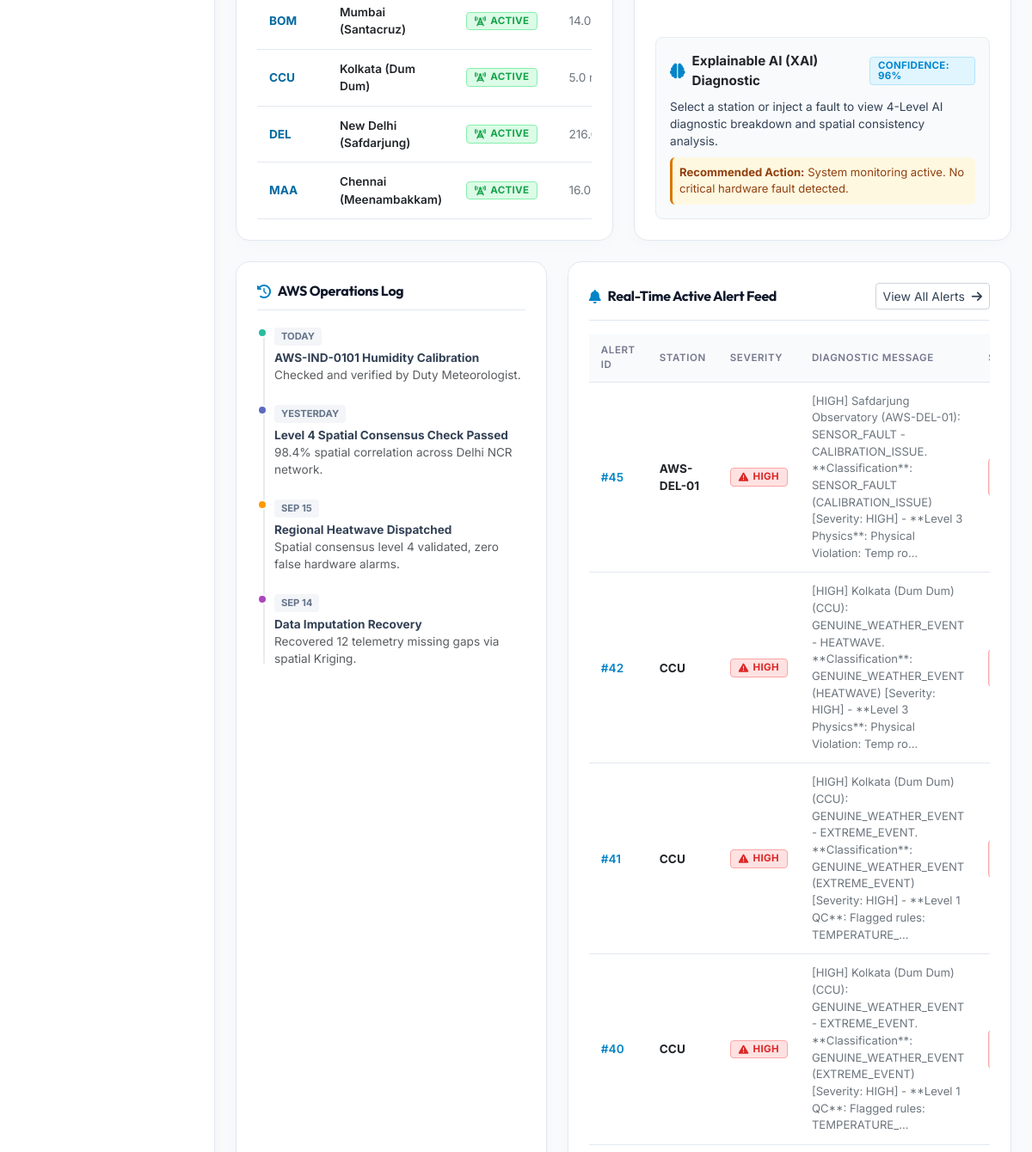
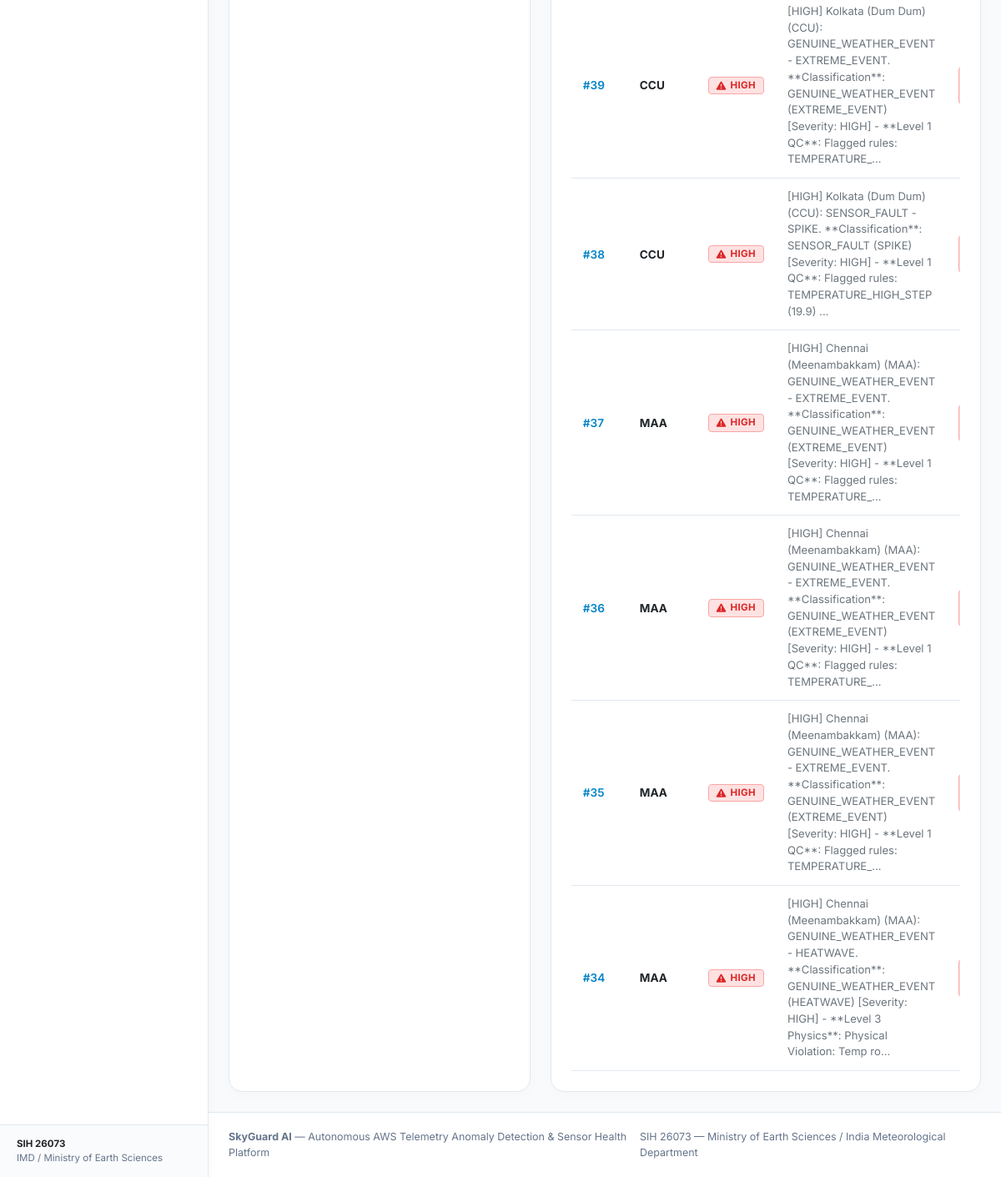
Page /dashboard/ (lower part) on the earlier database version (2 pictures, top to bottom).
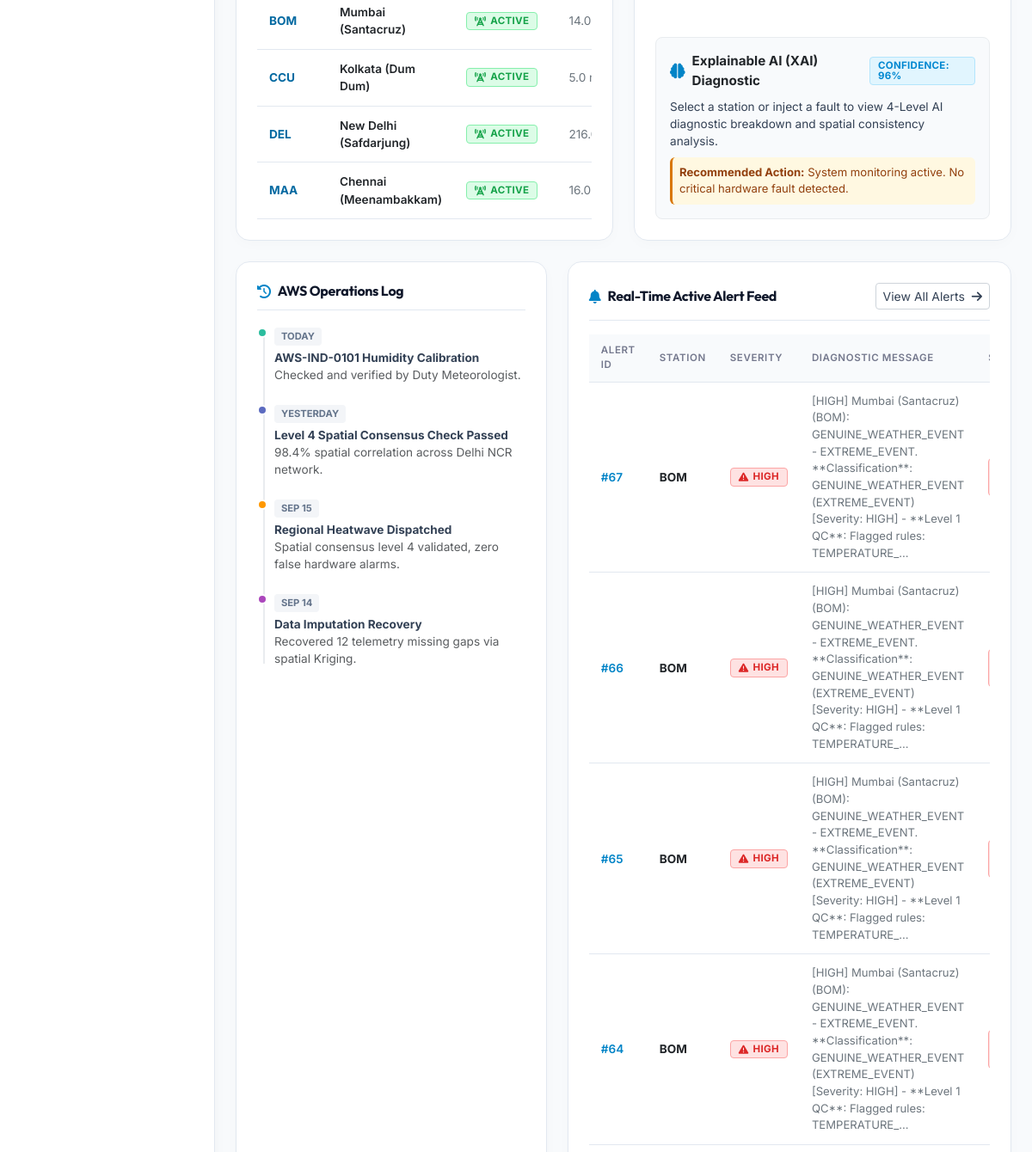
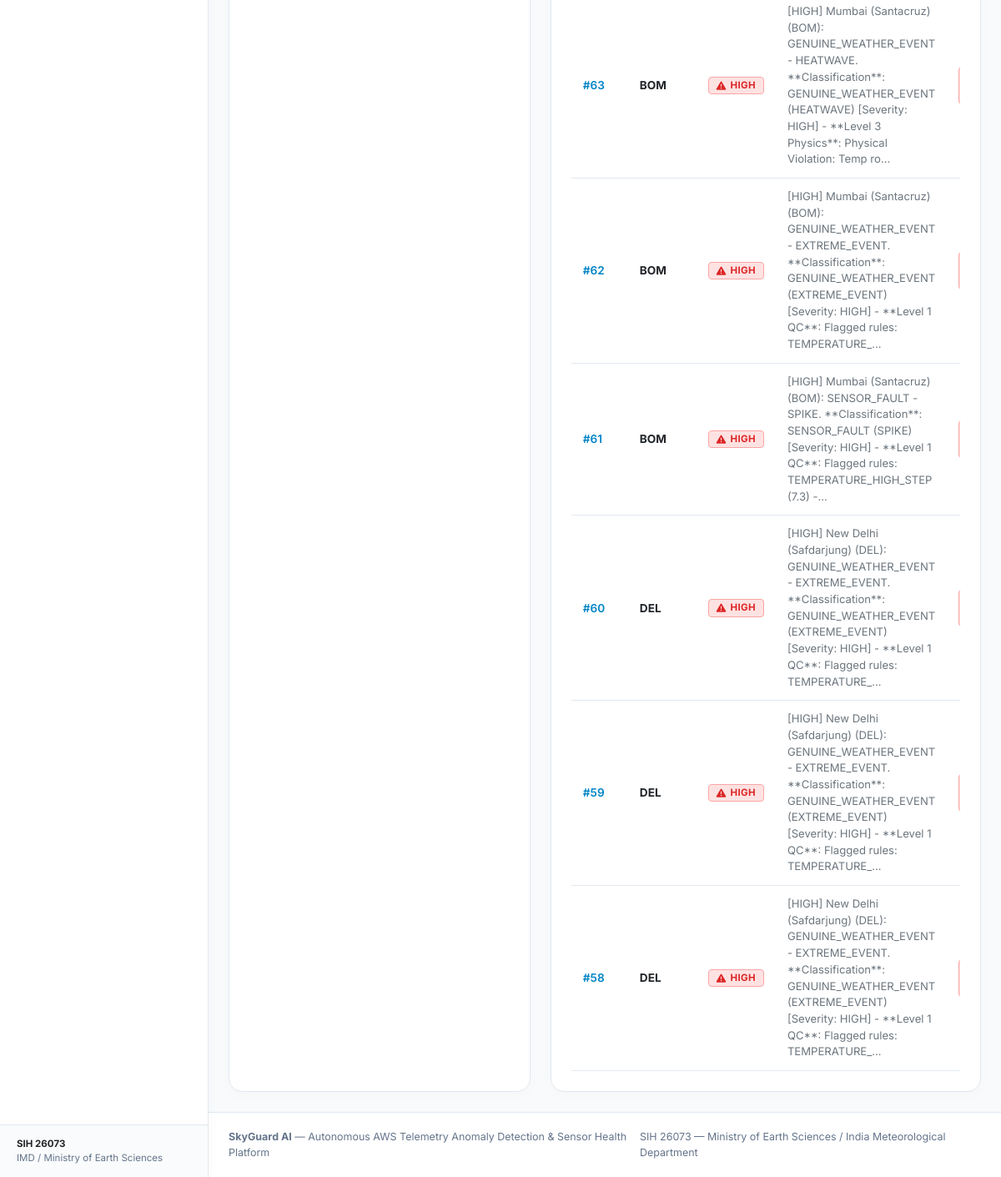
Same page on the later database version (2 pictures, top to bottom).
### core/models.py (models this page shows, shortened)
class Station(models.Model):
    STATUS_CHOICES = [
        ('ACTIVE', 'Active / Operational'),
        ('WARNING', 'Warning / Degraded Sensors'),
        ('CRITICAL', 'Critical / Multiple Sensor Faults'),
        ('OFFLINE', 'Offline / Comm Failure'),
    ]
    station_id = models.CharField(max_length=50, primary_key=True, help_text="Unique Station Identifier (e.g. AWS-IND-0101)")
    name = models.CharField(max_length=150, help_text="Station display name")
    latitude = models.FloatField(help_text="Latitude in decimal degrees")
    longitude = models.FloatField(help_text="Longitude in decimal degrees")
    elevation = models.FloatField(default=0.0, help_text="Elevation above sea level in meters")
    status = models.CharField(max_length=20, choices=STATUS_CHOICES, default='ACTIVE')
    installation_date = models.DateField(default=timezone.now)
    created_at = models.DateTimeField(auto_now_add=True)
    updated_at = models.DateTimeField(auto_now=True)
    class Meta:
        ordering = ['station_id']

class Alert(models.Model):
    STATUS_CHOICES = [
        ('ACTIVE', 'Active Alert'),
        ('ACKNOWLEDGED', 'Acknowledged by Operator'),
        ('RESOLVED', 'Resolved'),
    ]
    anomaly = models.OneToOneField(Anomaly, on_delete=models.CASCADE, related_name='alert')
    severity = models.CharField(max_length=15, choices=Anomaly.SEVERITY_CHOICES)
    message = models.TextField()
    status = models.CharField(max_length=15, choices=STATUS_CHOICES, default='ACTIVE')
    created_at = models.DateTimeField(auto_now_add=True)
    class Meta:
        ordering = ['-created_at']

class Anomaly(models.Model):
    CLASSIFICATION_CHOICES = [
        ('NORMAL', 'Normal Weather Pattern'),
        ('GENUINE_WEATHER_EVENT', 'Genuine Extreme Weather Event'),
        ('SENSOR_FAULT', 'Sensor Hardware / Calibration Fault'),
        ('DATA_ISSUE', 'Data Transmission / Corrupted Packet'),
    ]
    FAULT_TYPE_CHOICES = [
        ('NONE', 'None / Normal'),
        ('SPIKE', 'Spike / Sudden Jump'),
        ('DROP', 'Drop / Sudden Dip'),
        ('FROZEN', 'Frozen / Flatline Sensor'),
        ('DRIFT', 'Sensor Drift / Monotonic Bias'),
        ('MISSING_DATA', 'Missing Data / Null Gap'),
        ('COMMUNICATION_FAILURE', 'Communication Failure'),
        ('CORRUPTED_DATA', 'Corrupted Data Packet'),
        ('CALIBRATION_ISSUE', 'Out of Calibration Range'),
    ]
    SEVERITY_CHOICES = [
        ('LOW', 'Low Severity'),
        ('MEDIUM', 'Medium Severity'),
        ('HIGH', 'High Severity'),
        ('CRITICAL', 'Critical Severity'),
    ]
    PARAMETER_CHOICES = [
        ('TEMPERATURE', 'Temperature Sensor'),
        ('HUMIDITY', 'Humidity Sensor'),
        ('PRESSURE', 'Pressure Sensor'),
        ('MULTIVARIATE', 'Multivariate Thermodynamic Consistency'),
        ('SPATIAL', 'Spatial Consensus Divergence'),
    ]
    station = models.ForeignKey(Station, on_delete=models.CASCADE, related_name='anomalies')
    reading = models.ForeignKey(SensorReading, on_delete=models.CASCADE, related_name='anomalies')
    parameter = models.CharField(max_length=20, choices=PARAMETER_CHOICES)
    classification = models.CharField(max_length=30, choices=CLASSIFICATION_CHOICES, default='NORMAL')
    fault_type = models.CharField(max_length=30, choices=FAULT_TYPE_CHOICES, default='NONE')
    severity = models.CharField(max_length=15, choices=SEVERITY_CHOICES, default='LOW')
    anomaly_score = models.FloatField(default=0.0, help_text="Normalized anomaly score (0.0 to 1.0)")
    confidence = models.FloatField(default=0.0, help_text="Confidence of decision engine (0.0 to 1.0)")
    explanation = models.TextField(help_text="Human-readable explainable AI diagnostic explanation")
    recommended_action = models.TextField(blank=True, help_text="Actionable maintenance/operational advice")
    detected_at = models.DateTimeField(default=timezone.now, db_index=True)
    class Meta:
        ordering = ['-detected_at']
        verbose_name_plural = "Anomalies"

### core/dashboard_views.py (the view)
# urls.py: path('dashboard/', dashboard_index_view, name='dashboard-app'),
def dashboard_index_view(request):
    stations = Station.objects.all()
    active_alerts = Alert.objects.filter(status='ACTIVE').select_related('anomaly', 'anomaly__station')[:10]
    recent_anomalies = Anomaly.objects.all().select_related('station', 'reading')[:15]
    health_metrics = SensorHealth.objects.all().select_related('station')
    total_stations = stations.count()
    active_count = stations.filter(status='ACTIVE').count()
    warning_count = stations.filter(status='WARNING').count()
    critical_count = stations.filter(status='CRITICAL').count()
    avg_health = health_metrics.aggregate(Avg('health_score'))['health_score__avg'] or 100.0
    context = {
        'stations': stations,
        'active_alerts': active_alerts,
        'recent_anomalies': recent_anomalies,
        'health_metrics': health_metrics,
        'stats': {
            'total': total_stations,
            'active': active_count,
            'warning': warning_count,
            'critical': critical_count,
            'avg_health': round(avg_health, 1),
            'alert_count': active_alerts.count()
        }
    }
    return render(request, 'monitoring/dashboard.html', context)

### templates/monitoring/dashboard.html (shortened to what the changed rows need)
{% extends 'monitoring/base.html' %}
{% load static %}
{% block content %}
<div class="row g-4 mb-4">
    <div class="col-xl-6">
        <div class="card-custom h-100 mb-0">
            <div class="mt-3">
                <div class="table-responsive-custom">
                    <table class="table-custom">
                        <tbody>
                            {% for st in stations %}
                            <tr style="cursor: pointer;" onclick="selectStation('{{ st.station_id }}')">
                                <td style="font-weight: 600; color: var(--accent-teal);">
                                    <a href="{% url 'station-detail' st.station_id %}" class="fw-bold">
                                        {{ st.station_id }}
                                    </a>
                                </td>
                                <td class="fw-semibold text-dark">{{ st.name }}</td>
                                <td>
                                    <span id="st-badge-{{ st.station_id }}">
                                        {% if st.status == 'ACTIVE' %}
                                        <span class="sg-badge sg-badge-active"><i class="fa-solid fa-tower-cell"></i>
                                            Active</span>
                                        {% elif st.status == 'WARNING' %}
                                        <span class="sg-badge sg-badge-warning"><i
                                                class="fa-solid fa-triangle-exclamation"></i> Warning</span>
                                        {% else %}
                                        <span class="sg-badge sg-badge-critical"><i
                                                class="fa-solid fa-skull-crossbones"></i> Critical</span>
                                        {% endif %}
                                    </span>
                                </td>
                                <td class="text-secondary">{{ st.elevation }} m</td>
                            </tr>
                            {% endfor %}
                        </tbody>
                    </table>
                </div>
            </div>
        </div>
    </div>
</div>
<div class="row g-4">
    <div class="col-xl-7">
        <div class="card-custom h-100 mb-0">
            <div class="table-responsive-custom">
                <table class="table-custom">
                    <thead>
                        <tr>
                            <th>Alert ID</th>
                            <th>Station</th>
                            <th>Severity</th>
                            <th>Diagnostic Message</th>
                            <th>Status</th>
                        </tr>
                    </thead>
                    <tbody id="alert-feed-body">
                        {% for alert in active_alerts %}
                        <tr>
                            <td style="font-weight: 600; color: var(--accent-teal);">#{{ alert.id }}</td>
                            <td>
                                <a href="{% url 'station-detail' alert.anomaly.station.station_id %}"
                                    class="fw-bold text-dark">
                                    {{ alert.anomaly.station.station_id }}
                                </a>
                            </td>
                            <td>
                                {% if alert.severity == 'CRITICAL' %}
                                <span class="sg-badge sg-badge-critical"><i class="fa-solid fa-radiation"></i>
                                    CRITICAL</span>
                                {% elif alert.severity == 'HIGH' %}
                                <span class="sg-badge sg-badge-critical"><i
                                        class="fa-solid fa-triangle-exclamation"></i> HIGH</span>
                                {% else %}
                                <span class="sg-badge sg-badge-warning"><i class="fa-solid fa-circle-exclamation"></i>
                                    MEDIUM</span>
                                {% endif %}
                            </td>
                            <td style="max-width: 300px; font-size: 0.82rem;" class="text-secondary">{{ alert.message }}
                            </td>
                            <td>
                            </td>
                        </tr>
                        {% empty %}
                        <tr>
                            <td colspan="6" class="text-center text-muted py-4">No active critical alerts in system. All
                                stations operational.</td>
                        </tr>
                        {% endfor %}
                    </tbody>
                </table>
            </div>
        </div>
    </div>
</div>
{% endblock %}

Differences in the rows shown:
no longer on this page (row edited): Alert: id "45", anomaly.station.station_id "AWS-DEL-01", severity "HIGH" (drawn), message "[HIGH] Safdarjung Observatory (AWS-DEL-01): SENSOR_FAULT - CALIBRATION_ISSUE. **Classification**: SENSOR_FAULT (CALIBRATION_ISSUE) [Severity: HIGH] - **Level 3 Physics**: Physical Violation: Temp ro..."
no longer on this page (row edited): Alert: id "42", anomaly.station.station_id "CCU", severity "HIGH" (drawn), message "[HIGH] Kolkata (Dum Dum) (CCU): GENUINE_WEATHER_EVENT - HEATWAVE. **Classification**: GENUINE_WEATHER_EVENT (HEATWAVE) [Severity: HIGH] - **Level 3 Physics**: Physical Violation: Temp ro..."
no longer on this page (row edited): Alert: id "41", anomaly.station.station_id "CCU", severity "HIGH" (drawn), message "[HIGH] Kolkata (Dum Dum) (CCU): GENUINE_WEATHER_EVENT - EXTREME_EVENT. **Classification**: GENUINE_WEATHER_EVENT (EXTREME_EVENT) [Severity: HIGH] - **Level 1 QC**: Flagged rules: TEMPERATURE_..."
no longer on this page (row edited): Alert: id "40", anomaly.station.station_id "CCU", severity "HIGH" (drawn), message "[HIGH] Kolkata (Dum Dum) (CCU): GENUINE_WEATHER_EVENT - EXTREME_EVENT. **Classification**: GENUINE_WEATHER_EVENT (EXTREME_EVENT) [Severity: HIGH] - **Level 1 QC**: Flagged rules: TEMPERATURE_..."
no longer on this page (row edited): Alert: id "39", anomaly.station.station_id "CCU", severity "HIGH" (drawn), message "[HIGH] Kolkata (Dum Dum) (CCU): GENUINE_WEATHER_EVENT - EXTREME_EVENT. **Classification**: GENUINE_WEATHER_EVENT (EXTREME_EVENT) [Severity: HIGH] - **Level 1 QC**: Flagged rules: TEMPERATURE_..."
no longer on this page (row edited): Alert: id "38", anomaly.station.station_id "CCU", severity "HIGH" (drawn), message "[HIGH] Kolkata (Dum Dum) (CCU): SENSOR_FAULT - SPIKE. **Classification**: SENSOR_FAULT (SPIKE) [Severity: HIGH] - **Level 1 QC**: Flagged rules: TEMPERATURE_HIGH_STEP (19.9) ..."
no longer on this page (row edited): Alert: id "37", anomaly.station.station_id "MAA", severity "HIGH" (drawn), message "[HIGH] Chennai (Meenambakkam) (MAA): GENUINE_WEATHER_EVENT - EXTREME_EVENT. **Classification**: GENUINE_WEATHER_EVENT (EXTREME_EVENT) [Severity: HIGH] - **Level 1 QC**: Flagged rules: TEMPERATURE_..."
no longer on this page (row edited): Alert: id "36", anomaly.station.station_id "MAA", severity "HIGH" (drawn), message "[HIGH] Chennai (Meenambakkam) (MAA): GENUINE_WEATHER_EVENT - EXTREME_EVENT. **Classification**: GENUINE_WEATHER_EVENT (EXTREME_EVENT) [Severity: HIGH] - **Level 1 QC**: Flagged rules: TEMPERATURE_..."
no longer on this page (row unchanged): Alert: id "35", anomaly.station.station_id "MAA", severity "HIGH" (drawn), message "[HIGH] Chennai (Meenambakkam) (MAA): GENUINE_WEATHER_EVENT - EXTREME_EVENT. **Classification**: GENUINE_WEATHER_EVENT (EXTREME_EVENT) [Severity: HIGH] - **Level 1 QC**: Flagged rules: TEMPERATURE_..."
no longer on this page (row unchanged): Alert: id "34", anomaly.station.station_id "MAA", severity "HIGH" (drawn), message "[HIGH] Chennai (Meenambakkam) (MAA): GENUINE_WEATHER_EVENT - HEATWAVE. **Classification**: GENUINE_WEATHER_EVENT (HEATWAVE) [Severity: HIGH] - **Level 3 Physics**: Physical Violation: Temp ro..."
added Alert: id "67", anomaly.station.station_id "BOM", severity "HIGH" (drawn), message "[HIGH] Mumbai (Santacruz) (BOM): GENUINE_WEATHER_EVENT - EXTREME_EVENT. **Classification**: GENUINE_WEATHER_EVENT (EXTREME_EVENT) [Severity: HIGH] - **Level 1 QC**: Flagged rules: TEMPERATURE_..."
added Alert: id "66", anomaly.station.station_id "BOM", severity "HIGH" (drawn), message "[HIGH] Mumbai (Santacruz) (BOM): GENUINE_WEATHER_EVENT - EXTREME_EVENT. **Classification**: GENUINE_WEATHER_EVENT (EXTREME_EVENT) [Severity: HIGH] - **Level 1 QC**: Flagged rules: TEMPERATURE_..."
added Alert: id "65", anomaly.station.station_id "BOM", severity "HIGH" (drawn), message "[HIGH] Mumbai (Santacruz) (BOM): GENUINE_WEATHER_EVENT - EXTREME_EVENT. **Classification**: GENUINE_WEATHER_EVENT (EXTREME_EVENT) [Severity: HIGH] - **Level 1 QC**: Flagged rules: TEMPERATURE_..."
added Alert: id "64", anomaly.station.station_id "BOM", severity "HIGH" (drawn), message "[HIGH] Mumbai (Santacruz) (BOM): GENUINE_WEATHER_EVENT - EXTREME_EVENT. **Classification**: GENUINE_WEATHER_EVENT (EXTREME_EVENT) [Severity: HIGH] - **Level 1 QC**: Flagged rules: TEMPERATURE_..."
added Alert: id "63", anomaly.station.station_id "BOM", severity "HIGH" (drawn), message "[HIGH] Mumbai (Santacruz) (BOM): GENUINE_WEATHER_EVENT - HEATWAVE. **Classification**: GENUINE_WEATHER_EVENT (HEATWAVE) [Severity: HIGH] - **Level 3 Physics**: Physical Violation: Temp ro..."
added Alert: id "62", anomaly.station.station_id "BOM", severity "HIGH" (drawn), message "[HIGH] Mumbai (Santacruz) (BOM): GENUINE_WEATHER_EVENT - EXTREME_EVENT. **Classification**: GENUINE_WEATHER_EVENT (EXTREME_EVENT) [Severity: HIGH] - **Level 1 QC**: Flagged rules: TEMPERATURE_..."
added Alert: id "61", anomaly.station.station_id "BOM", severity "HIGH" (drawn), message "[HIGH] Mumbai (Santacruz) (BOM): SENSOR_FAULT - SPIKE. **Classification**: SENSOR_FAULT (SPIKE) [Severity: HIGH] - **Level 1 QC**: Flagged rules: TEMPERATURE_HIGH_STEP (7.3) -..."
added Alert: id "60", anomaly.station.station_id "DEL", severity "HIGH" (drawn), message "[HIGH] New Delhi (Safdarjung) (DEL): GENUINE_WEATHER_EVENT - EXTREME_EVENT. **Classification**: GENUINE_WEATHER_EVENT (EXTREME_EVENT) [Severity: HIGH] - **Level 1 QC**: Flagged rules: TEMPERATURE_..."
added Alert: id "59", anomaly.station.station_id "DEL", severity "HIGH" (drawn), message "[HIGH] New Delhi (Safdarjung) (DEL): GENUINE_WEATHER_EVENT - EXTREME_EVENT. **Classification**: GENUINE_WEATHER_EVENT (EXTREME_EVENT) [Severity: HIGH] - **Level 1 QC**: Flagged rules: TEMPERATURE_..."
added Alert: id "58", anomaly.station.station_id "DEL", severity "HIGH" (drawn), message "[HIGH] New Delhi (Safdarjung) (DEL): GENUINE_WEATHER_EVENT - EXTREME_EVENT. **Classification**: GENUINE_WEATHER_EVENT (EXTREME_EVENT) [Severity: HIGH] - **Level 1 QC**: Flagged rules: TEMPERATURE_..."
